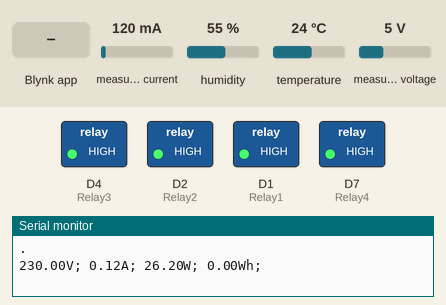
Simulated run of this sketch. Board: ESP8266 (NodeMCU). On the bench: switched loads named in the sketch (green lamp = pin HIGH), the last lines printed to the serial monitor. Inputs (shaded band) come from the test bench; at power-on: measured current 120 mA, humidity 55 %, temperature 24 °C, measured voltage 5 V. WiFi joins after 1.5 s; servers stay silent unless stated.

Above: at 3.0 s.
3.1 s: Blynk app writes 0 to V10
At 4.7 s:
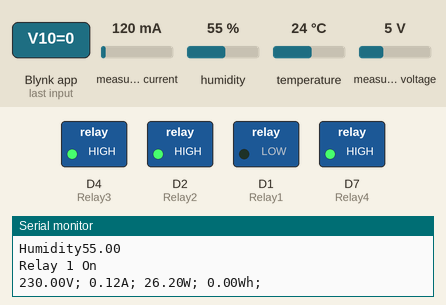
5.3 s: Blynk app writes 0 to V11
At 7.1 s:
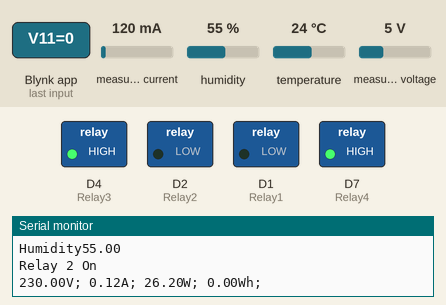
7.5 s: Blynk app writes 1 to V10
At 9.4 s:
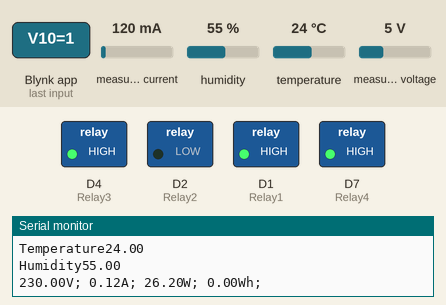
9.7 s: Blynk app writes 0 to V15
At 10.7 s:
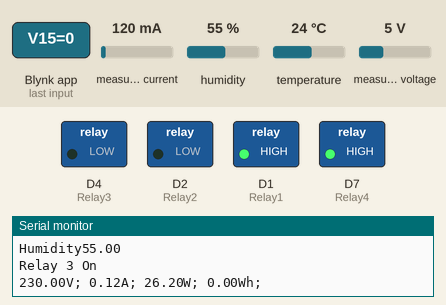
11.8 s: Blynk app writes 1 to V11
At 13.2 s:
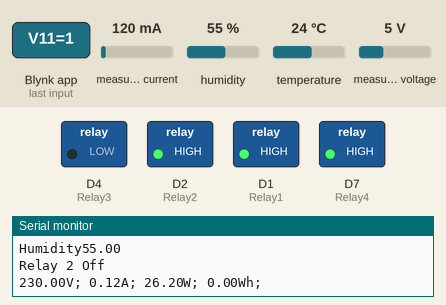
14.0 s: Blynk app writes 0 to V16
At 15.6 s:
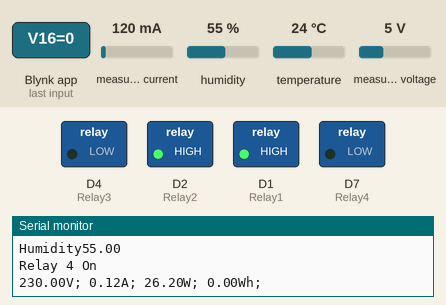
Timing chart, 0 to 17.1 s (numbered marks = the images above; inputs shaded):
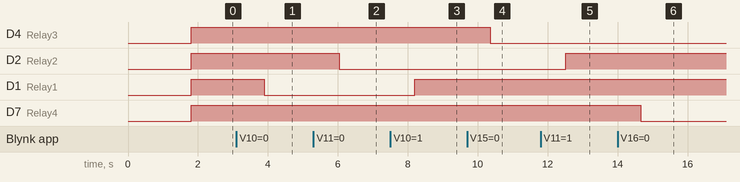

Measured:
- after the input at 3.1 s, D1 (Relay1): HIGH → LOW after 0.79 s
- after the input at 5.3 s, D2 (Relay2): HIGH → LOW after 0.75 s
- after the input at 7.5 s, D1 (Relay1): LOW → HIGH after 0.70 s
- after the input at 9.7 s, D4 (Relay3): HIGH → LOW after 0.66 s
- after the input at 11.8 s, D2 (Relay2): LOW → HIGH after 0.71 s
- after the input at 14.0 s, D7 (Relay4): HIGH → LOW after 0.67 s

The sketch:

pzem004.ino
```cpp
#define BLYNK_PRINT Serial
#include <ESP8266WiFi.h>
#include <BlynkSimpleEsp8266.h>
#include <SoftwareSerial.h> // Arduino IDE <1.6.6
#include <PZEM004T.h>

BlynkTimer timer;

PZEM004T pzem(D5,D6);  // (RX,TX) connect to TX,RX of PZEM
IPAddress ip(192,168,1,1);

float voltage_blynk=0;
float current_blynk=0;
float power_blynk=0;
float energy_blynk=0;

#include <DHT.h>
#define DHTPIN D0
#define DHTTYPE DHT11
DHT dht(DHTPIN, DHTTYPE);
#include <SimpleTimer.h>

int blynkIsDownCount=0;

// You should get Auth Token in the Blynk App.
char auth[] = "";

// Your WiFi credentials.
// Set password to "" for open networks.
char ssid[] = "";
char pass[] = "";

unsigned long lastMillis = 0;

//ประกาศตัวแปร
const int Relay1 = D1;
const int Relay2 = D2;
const int Relay3 = D4;
const int Relay4 = D7;

boolean stateled = 0;
boolean prevStateled = 0;
boolean stateled2=0;
boolean prevStateled2 = 0;
boolean stateled3=0;
boolean prevStateled3 = 0;
boolean stateled4=0;
boolean prevStateled4 = 0;

void setup()
{
  Serial.begin(115200);
  pzem.setAddress(ip);

  dht.begin();  //เริ่มอ่านข้อมูล DHT Sensor

  //Blynk.begin(auth, ssid, pass);
  Blynk.begin(auth, ssid, pass,"blynkfree.info", 8080);
  timer.setInterval(1000L, ReadPzem);
  timer.setInterval(1000L, sendSensor); //Send sensor data to display on app blynk
  timer.setInterval(30000L, reconnecting);  //Function reconnect

  // Setup Pin Mode
  pinMode(Relay1,OUTPUT); // NODEMCU PIN D1
  pinMode(Relay2,OUTPUT); // NODEMCU PIN D2
  pinMode(Relay3,OUTPUT); // NODEMCU PIN D4
  pinMode(Relay4,OUTPUT); // NODEMCU PIN D7

  // Set Defult Relay Status
  digitalWrite(Relay1, HIGH);
  digitalWrite(Relay2, HIGH);
  digitalWrite(Relay3, HIGH);
  digitalWrite(Relay4, HIGH);
}

BLYNK_WRITE(V10) //Blynk Virtual Pin V10 to Button 1 Control Relay 1
{
    if (param.asInt() == 0)
    {
      digitalWrite(Relay1, LOW);
      Serial.println("Relay 1 On");
      Blynk.virtualWrite(V13,255);
    }
    if (param.asInt() == 1)
    {
      digitalWrite(Relay1, HIGH);
      Serial.println("Relay 1 Off");
       Blynk.virtualWrite(V13,0);
    }
}
BLYNK_WRITE(V11) //Blynk Virtual Pin V11 to Button 2 Control Relay 2
{
    if (param.asInt() == 0)
    {
      digitalWrite(Relay2, LOW);
      Serial.println("Relay 2 On");
      Blynk.virtualWrite(V14,255);
    }
    if (param.asInt() == 1)
    {
      digitalWrite(Relay2, HIGH);
      Serial.println("Relay 2 Off");
         Blynk.virtualWrite(V14,0);
    }
}
BLYNK_WRITE(V15) //Blynk Virtual Pin V15 to Button 3 Control Relay 3
{
    if (param.asInt() == 0)
    {
      digitalWrite(Relay3, LOW);
      Serial.println("Relay 3 On");
      Blynk.virtualWrite(V17,255);
    }
    if (param.asInt() == 1)
    {
      digitalWrite(Relay3, HIGH);
      Serial.println("Relay 3 Off");
      Blynk.virtualWrite(V17,0);
    }
}

BLYNK_WRITE(V16) //Blynk Virtual Pin V16 to Button 4 Control Relay 4
{
    if (param.asInt() == 0)
    {
      digitalWrite(Relay4, LOW);
      Serial.println("Relay 4 On");
      Blynk.virtualWrite(V18,255);
    }
    if (param.asInt() == 1)
    {
      digitalWrite(Relay4, HIGH);
      Serial.println("Relay 4 Off");
      Blynk.virtualWrite(V18,0);
    }
}

void loop()
{
  if (Blynk.connected())
  {
    Blynk.run();
  }
   timer.run();
}

BLYNK_CONNECTED()
{
  //Blynk.syncAll();
  Serial.println(".");//per debug
  Blynk.syncVirtual(V10);
  Blynk.syncVirtual(V11);
  Blynk.syncVirtual(V15);
  Blynk.syncVirtual(V16);

}

void reconnecting()
{
  if (!Blynk.connected())
  {
    blynkIsDownCount++;
    BLYNK_LOG("blynk server is down! %d  times", blynkIsDownCount);
    Blynk.connect(5000);
    //Blynk.syncAll();

    Blynk.syncVirtual(V10);
    Blynk.syncVirtual(V11);
    Blynk.syncVirtual(V15);
    Blynk.syncVirtual(V16);
  }
}
void sendSensor(){
  float h = dht.readHumidity();
  float t = dht.readTemperature(); // or dht.readTemperature(true) for Fahrenheit
  if (isnan(h) || isnan(t)){
  Serial.println("Read from DHT Sensor");
  return;
  }
  Serial.print("Temperature");
  Serial.println(t);
   Serial.print("Humidity");
  Serial.println(h);
  Blynk.virtualWrite(V5, h);
  Blynk.virtualWrite(V6, t);
  if(t>40){
   Blynk.notify("ESP8266 Alert - Temperature over 40 C ");
  }
}

void ReadPzem() {
/// Read meter PZEM
    float v = pzem.voltage(ip);
    if (v < 0.0) v = 0.0;
    Serial.print(v);Serial.print("V; ");
    if(v >= 0.0){   voltage_blynk =v; } //V


    float i = pzem.current(ip);
    if(i >= 0.0){ Serial.print(i);Serial.print("A; "); }
    if(i >= 0.0){ current_blynk=i;    }  //A


    float p = pzem.power(ip);
    if(p >= 0.0){ Serial.print(p);Serial.print("W; "); }
    if(p >= 0.0){power_blynk=p;       } //kW


    float e = pzem.energy(ip);
    if(e >= 0.0){ Serial.print(e);Serial.print("Wh; "); }
    if(e >= 0.0){  energy_blynk =e;  } ///kWh

    Serial.println();

    delay(1000);

      //Publish data every 10 seconds (10000 milliseconds). Change this value to publish at a different interval.
          if (millis() - lastMillis > 10000) {
            lastMillis = millis();
            Blynk.virtualWrite(V51, voltage_blynk);
            Blynk.virtualWrite(V52, current_blynk  );
            Blynk.virtualWrite(V53, power_blynk);
            Blynk.virtualWrite(V54, energy_blynk  );
            Blynk.virtualWrite(V55, lastMillis  );
          }
}

// Check Status LED Widget
void checkledstate()
{
  stateled=digitalRead(Relay1); // V10 Pin D1 Control Relay 1
  if (stateled != prevStateled)
  {
    if (stateled==0) Blynk.virtualWrite(V13,255);
    if (stateled==1) Blynk.virtualWrite(V13,0);
  }
  prevStateled=stateled;

stateled2=digitalRead(Relay2); // V11 Pin D2 Control Relay 2
  if (stateled2 != prevStateled2)
  {
    if (stateled2==0) Blynk.virtualWrite(V14,255);
    if (stateled2==1) Blynk.virtualWrite(V14,0);
  }
  prevStateled2=stateled2;

stateled3=digitalRead(Relay3); // V15 Pin D3 Control Relay 3
  if (stateled3 != prevStateled3)
  {
    if (stateled3==0) Blynk.virtualWrite(V17,255);
    if (stateled3==1) Blynk.virtualWrite(V17,0);
  }
  prevStateled3=stateled3;

stateled4=digitalRead(Relay4); // V16 Pin D4 Control Relay 4
  if (stateled4 != prevStateled4)
  {
    if (stateled4==0) Blynk.virtualWrite(V18,255);
    if (stateled4==1) Blynk.virtualWrite(V18,0);
  }
  prevStateled4=stateled4;
}
```
